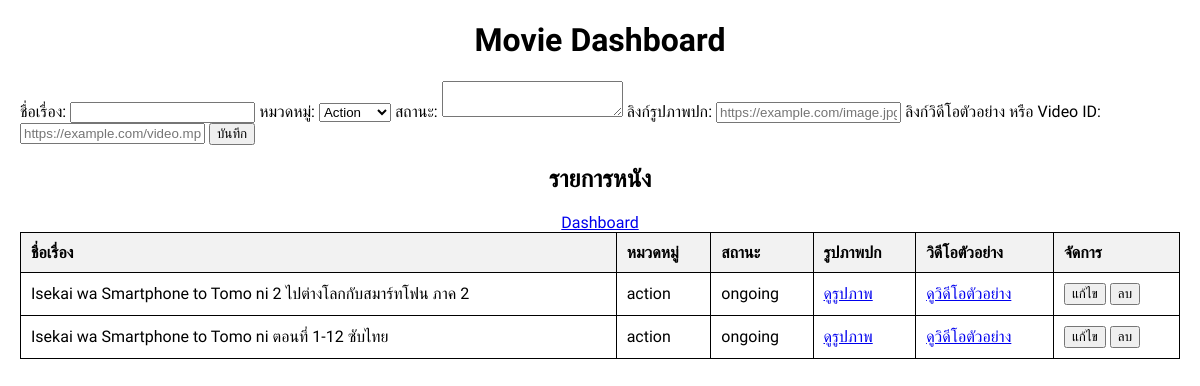
Page /Dashboard/Dashboard.php on the earlier database version.
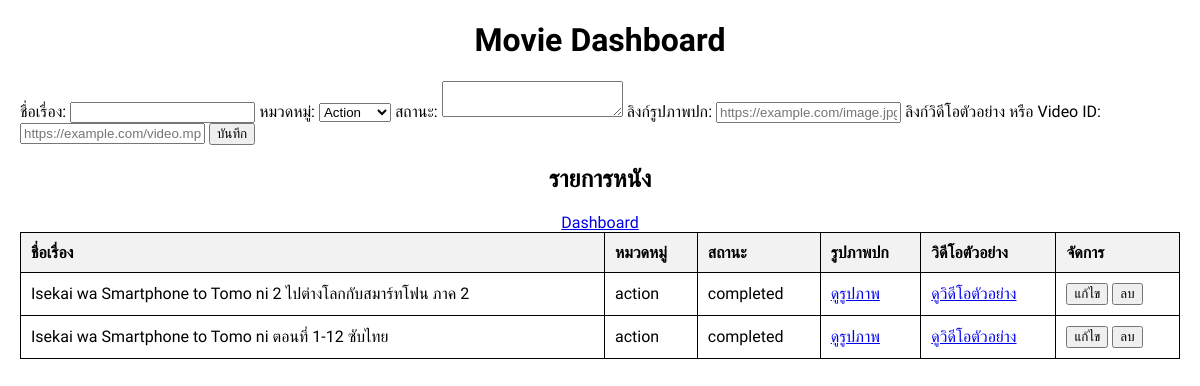
Same page on the later database version.
### tables this page shows
CREATE TABLE IF NOT EXISTS `data_movie` (
  `id` int(3) NOT NULL AUTO_INCREMENT,
  `img` text NOT NULL,
  `name` text NOT NULL,
  `vdo_ex` text NOT NULL,
  `status` varchar(255) DEFAULT 'ongoing',
  `category` varchar(100) NOT NULL,
  `description` text DEFAULT NULL,
  `dub_type` varchar(255) DEFAULT 'sub',
  PRIMARY KEY (`id`)
);

### Dashboard/Dashboard.php (the view, shortened to what this page needs)
<?php
$servername = "localhost";
$username = "root";
$password = "";
$dbname = "movie";
$conn = new mysqli($servername, $username, $password, $dbname);
$result = $conn->query("SELECT * FROM data_movie");
?>
<!DOCTYPE html>
<html lang="en">
<head>
    <link rel="stylesheet" href="Dashboard.css">
</head>
<body>
    <h1>Movie Dashboard</h1>
    <form id="add-movie-form" method="POST">
        <label for="name">ชื่อเรื่อง:</label>
        <input type="text" id="name" name="name" required>
        <label for="category">หมวดหมู่:</label>
        <select id="category" name="category">
            <option value="action">Action</option>
        </select>
        <label for="status">สถานะ:</label>
        <textarea id="status" name="status" required></textarea>
        <label for="img_url">ลิงก์รูปภาพปก:</label>
        <input type="url" id="img_url" name="img_url" placeholder="https://example.com/image.jpg" required>
        <label for="vdo_ex_url">ลิงก์วิดีโอตัวอย่าง หรือ Video ID:</label>
        <input type="text" id="vdo_ex_url" name="vdo_ex_url" placeholder="https://example.com/video.mp4 or YouTube ID"
            required>
        <button type="submit">บันทึก</button>
    </form>
    <center>
    <h2>รายการหนัง</h2>
    </center>
    <table>
        <tr>
            <th>ชื่อเรื่อง</th>
            <th>หมวดหมู่</th>
            <th>สถานะ</th>
            <th>รูปภาพปก</th>
            <th>วิดีโอตัวอย่าง</th>
            <th>จัดการ</th>
            <center>
            <a href=./Dashboard.php>Dashboard</a>
            </center>
        </tr>
        <?php while ($row = $result->fetch_assoc()): ?>
        <tr>
            <td><?php echo $row['name']; ?></td>
            <td><?php echo $row['category']; ?></td>
            <td><?php echo $row['status']; ?></td>
            <td><a href="<?php echo $row['img']; ?>" target="_blank">ดูรูปภาพ</a></td>
            <td><a href="<?php echo $row['vdo_ex']; ?>" target="_blank">ดูวิดีโอตัวอย่าง</a></td>
            <td>
                <button type="button"
                    onclick="populateForm(<?php echo htmlspecialchars(json_encode($row)); ?>)">แก้ไข</button>
                <form method="POST" style="display:inline;">
                    <button type="submit">ลบ</button>
                </form>
            </td>
        </tr>
        <?php endwhile; ?>
    </table>
</body>
</html>

Differences in the rows shown:
changed data_movie "Isekai wa Smartphone to Tomo ni 2 ไปต่างโลกกับสมาร์ทโฟน ภาค 2": status "ongoing" → "completed"
changed data_movie "Isekai wa Smartphone to Tomo ni ตอนที่ 1-12 ซับไทย": status "ongoing" → "completed"
